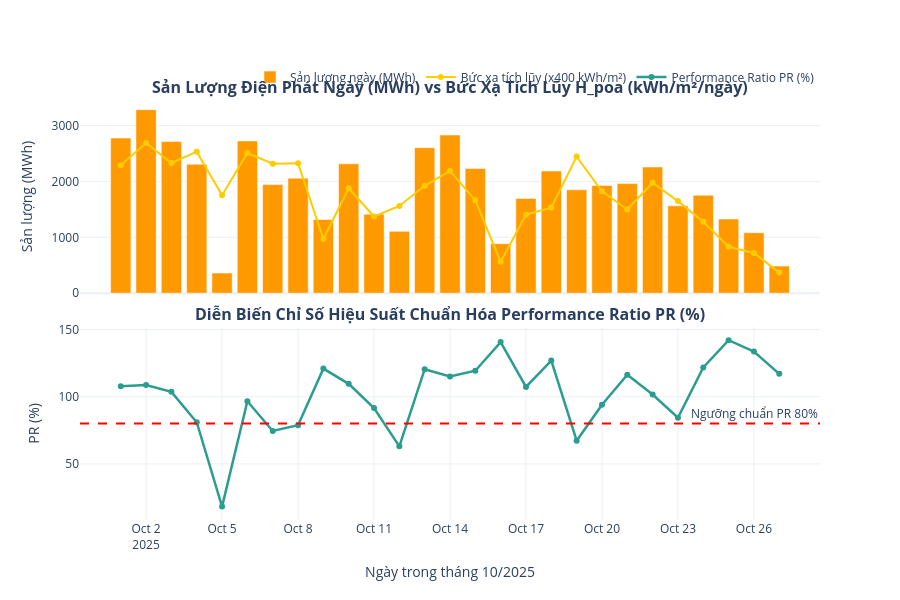

This figure's notebook cell:
### Markdown cell above
---

## 🌐 12. Phân Tích Vĩ Mô Toàn Kỳ (All-Days Macro View)

Khảo sát xu hướng dài hạn qua 27 ngày để nhận diện tính ổn định của toàn nhà máy:
- **Biến động sản lượng vs Bức xạ tích lũy**: Nhận diện ngày nắng quang vs ngày mây mưa.
- **Tính ổn định của Performance Ratio ($PR$)**.
- **Ma trận nhiệt 102 Inverter $\times$ 27 Ngày**: Thể hiện bức tranh toàn cảnh độ khả dụng của toàn đội ngũ thiết bị.

### Code cell
# 1. Biểu đồ xu hướng Sản lượng vs Bức xạ tích lũy 27 ngày
fig_macro = make_subplots(
    rows=2, cols=1,
    shared_xaxes=True,
    vertical_spacing=0.08,
    subplot_titles=[
        "<b>Sản Lượng Điện Phát Ngày (MWh) vs Bức Xạ Tích Lũy H_poa (kWh/m²/ngày)</b>",
        "<b>Diễn Biến Chỉ Số Hiệu Suất Chuẩn Hóa Performance Ratio PR (%)</b>"
    ]
)

fig_macro.add_trace(go.Bar(
    x=df_daily_kpi['date'].astype(str), y=df_daily_kpi['daily_energy_ac_mwh'],
    name='Sản lượng ngày (MWh)', marker_color='#FF9900'
), row=1, col=1)

fig_macro.add_trace(go.Scatter(
    x=df_daily_kpi['date'].astype(str), y=df_daily_kpi['insolation_kwh_m2'] * 400.0,
    mode='lines+markers', line=dict(color='#FFCC00', width=2),
    name='Bức xạ tích lũy (x400 kWh/m²)'
), row=1, col=1)

fig_macro.add_trace(go.Scatter(
    x=df_daily_kpi['date'].astype(str), y=df_daily_kpi['pr_pct'],
    mode='lines+markers', line=dict(color='#2A9D8F', width=2.5),
    name='Performance Ratio PR (%)'
), row=2, col=1)

fig_macro.add_hline(y=80.0, line_dash='dash', line_color='red', annotation_text='Ngưỡng chuẩn PR 80%', row=2, col=1)

fig_macro.update_yaxes(title_text="Sản lượng (MWh)", row=1, col=1)
fig_macro.update_yaxes(title_text="PR (%)", row=2, col=1)
fig_macro.update_xaxes(title_text="Ngày trong tháng 10/2025", row=2, col=1)

fig_macro.update_layout(
    height=600,
    template=PLOTLY_TEMPLATE,
    legend=dict(orientation='h', yanchor='bottom', y=1.02, xanchor='right', x=1)
)
fig_macro.show()

### Figure 1 — Plotly figure (JSON) as saved in the notebook; plotly's stock layout.template omitted (floating-point values rounded to 4 significant figures)
{"data": [{"marker": {"color": "#FF9900"}, "name": "Sản lượng ngày (MWh)", "type": "bar", "x": ["2025-10-01", "2025-10-02", "2025-10-03", "2025-10-04", "2025-10-05", "2025-10-06", "2025-10-07", "2025-10-08", "2025-10-09", "2025-10-10", "2025-10-11", "2025-10-12", "2025-10-13", "2025-10-14", "2025-10-15", "2025-10-16", "2025-10-17", "2025-10-18", "2025-10-19", "2025-10-20", "2025-10-21", "2025-10-22", "2025-10-23", "2025-10-24", "2025-10-25", "2025-10-26", "2025-10-27"], "xaxis": "x", "y": [2775.0, 3284.0, 2716.0, 2307.0, 360.1, 2725.0, 1943.0, 2058.0, 1318.0, 2315.0, 1415.0, 1107.0, 2605.0, 2830.0, 2230.0, 886.6, 1696.0, 2185.0, 1850.0, 1929.0, 1961.0, 2258.0, 1563.0, 1753.0, 1328.0, 1083.0, 484.9], "yaxis": "y"}, {"line": {"color": "#FFCC00", "width": 2}, "mode": "lines+markers", "name": "Bức xạ tích lũy (x400 kWh/m²)", "type": "scatter", "x": ["2025-10-01", "2025-10-02", "2025-10-03", "2025-10-04", "2025-10-05", "2025-10-06", "2025-10-07", "2025-10-08", "2025-10-09", "2025-10-10", "2025-10-11", "2025-10-12", "2025-10-13", "2025-10-14", "2025-10-15", "2025-10-16", "2025-10-17", "2025-10-18", "2025-10-19", "2025-10-20", "2025-10-21", "2025-10-22", "2025-10-23", "2025-10-24", "2025-10-25", "2025-10-26", "2025-10-27"], "xaxis": "x", "y": [2289.0, 2687.0, 2330.0, 2533.0, 1754.0, 2508.0, 2318.0, 2323.0, 969.6, 1878.0, 1373.0, 1560.0, 1922.0, 2187.0, 1662.0, 560.5, 1406.0, 1531.0, 2445.0, 1822.0, 1498.0, 1975.0, 1648.0, 1279.0, 831.0, 720.6, 368.5], "yaxis": "y"}, {"line": {"color": "#2A9D8F", "width": 2.5}, "mode": "lines+markers", "name": "Performance Ratio PR (%)", "type": "scatter", "x": ["2025-10-01", "2025-10-02", "2025-10-03", "2025-10-04", "2025-10-05", "2025-10-06", "2025-10-07", "2025-10-08", "2025-10-09", "2025-10-10", "2025-10-11", "2025-10-12", "2025-10-13", "2025-10-14", "2025-10-15", "2025-10-16", "2025-10-17", "2025-10-18", "2025-10-19", "2025-10-20", "2025-10-21", "2025-10-22", "2025-10-23", "2025-10-24", "2025-10-25", "2025-10-26", "2025-10-27"], "xaxis": "x2", "y": [107.8, 108.6, 103.6, 80.99, 18.25, 96.56, 74.51, 78.73, 120.9, 109.6, 91.59, 63.06, 120.5, 115.0, 119.3, 140.6, 107.2, 126.9, 67.26, 94.06, 116.3, 101.6, 84.31, 121.8, 142.0, 133.6, 117.0], "yaxis": "y2"}], "layout": {"annotations": [{"font": {"size": 16}, "showarrow": false, "text": "<b>Sản Lượng Điện Phát Ngày (MWh) vs Bức Xạ Tích Lũy H_poa (kWh/m²/ngày)</b>", "x": 0.5, "xanchor": "center", "xref": "paper", "y": 1, "yanchor": "bottom", "yref": "paper"}, {"font": {"size": 16}, "showarrow": false, "text": "<b>Diễn Biến Chỉ Số Hiệu Suất Chuẩn Hóa Performance Ratio PR (%)</b>", "x": 0.5, "xanchor": "center", "xref": "paper", "y": 0.46, "yanchor": "bottom", "yref": "paper"}, {"showarrow": false, "text": "Ngưỡng chuẩn PR 80%", "x": 1, "xanchor": "right", "xref": "x2 domain", "y": 80, "yanchor": "bottom", "yref": "y2"}], "height": 600, "legend": {"orientation": "h", "x": 1, "xanchor": "right", "y": 1.02, "yanchor": "bottom"}, "shapes": [{"line": {"color": "red", "dash": "dash"}, "type": "line", "x0": 0, "x1": 1, "xref": "x2 domain", "y0": 80, "y1": 80, "yref": "y2"}], "xaxis": {"anchor": "y", "domain": [0, 1], "matches": "x2", "showticklabels": false}, "xaxis2": {"anchor": "y2", "domain": [0, 1], "title": {"text": "Ngày trong tháng 10/2025"}}, "yaxis": {"anchor": "x", "domain": [0.54, 1], "title": {"text": "Sản lượng (MWh)"}}, "yaxis2": {"anchor": "x2", "domain": [0, 0.46], "title": {"text": "PR (%)"}}}}
